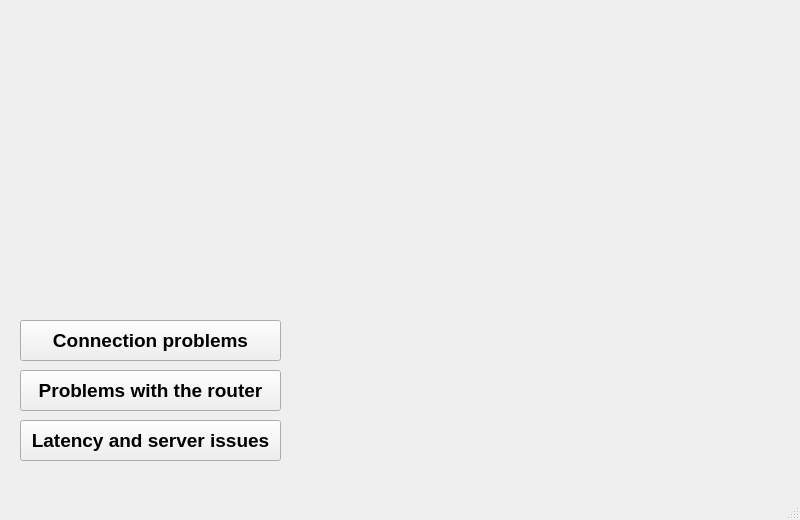
<?xml version="1.0" encoding="UTF-8"?>
<ui version="4.0">
 <class>MainWindow</class>
 <widget class="QMainWindow" name="MainWindow">
  <property name="geometry">
   <rect>
    <x>0</x>
    <y>0</y>
    <width>800</width>
    <height>520</height>
   </rect>
  </property>
  <property name="windowTitle">
   <string>Support service</string>
  </property>
  <widget class="QWidget" name="centralwidget">
   <widget class="QLabel" name="machineLabel">
    <property name="geometry">
     <rect>
      <x>110</x>
      <y>210</y>
      <width>30</width>
      <height>30</height>
     </rect>
    </property>
    <property name="text">
     <string/>
    </property>
   </widget>
   <widget class="QLabel" name="operatorLabel">
    <property name="geometry">
     <rect>
      <x>370</x>
      <y>210</y>
      <width>30</width>
      <height>30</height>
     </rect>
    </property>
    <property name="text">
     <string/>
    </property>
   </widget>
   <widget class="QLabel" name="engineerLabel">
    <property name="geometry">
     <rect>
      <x>650</x>
      <y>210</y>
      <width>30</width>
      <height>30</height>
     </rect>
    </property>
    <property name="text">
     <string/>
    </property>
   </widget>
   <widget class="QLabel" name="label">
    <property name="geometry">
     <rect>
      <x>20</x>
      <y>20</y>
      <width>231</width>
      <height>171</height>
     </rect>
    </property>
    <property name="text">
     <string/>
    </property>
    <property name="pixmap">
     <pixmap resource="resources.qrc">:/resources/images/AnsweringMachine.jpg</pixmap>
    </property>
    <property name="scaledContents">
     <bool>true</bool>
    </property>
   </widget>
   <widget class="QLabel" name="label_2">
    <property name="geometry">
     <rect>
      <x>280</x>
      <y>20</y>
      <width>231</width>
      <height>171</height>
     </rect>
    </property>
    <property name="text">
     <string/>
    </property>
    <property name="pixmap">
     <pixmap resource="resources.qrc">:/resources/images/Operator.jpg</pixmap>
    </property>
    <property name="scaledContents">
     <bool>true</bool>
    </property>
   </widget>
   <widget class="QLabel" name="label_3">
    <property name="geometry">
     <rect>
      <x>540</x>
      <y>20</y>
      <width>231</width>
      <height>171</height>
     </rect>
    </property>
    <property name="text">
     <string/>
    </property>
    <property name="pixmap">
     <pixmap resource="resources.qrc">:/resources/images/Engineer.jpg</pixmap>
    </property>
    <property name="scaledContents">
     <bool>true</bool>
    </property>
   </widget>
   <widget class="QPushButton" name="answeringMachinePushButton">
    <property name="geometry">
     <rect>
      <x>20</x>
      <y>320</y>
      <width>261</width>
      <height>41</height>
     </rect>
    </property>
    <property name="font">
     <font>
      <pointsize>14</pointsize>
      <bold>true</bold>
     </font>
    </property>
    <property name="text">
     <string>Connection problems</string>
    </property>
   </widget>
   <widget class="QPushButton" name="OperatorPushButton">
    <property name="geometry">
     <rect>
      <x>20</x>
      <y>370</y>
      <width>261</width>
      <height>41</height>
     </rect>
    </property>
    <property name="font">
     <font>
      <pointsize>14</pointsize>
      <bold>true</bold>
     </font>
    </property>
    <property name="text">
     <string>Problems with the router</string>
    </property>
   </widget>
   <widget class="QPushButton" name="EngineerPushButton">
    <property name="geometry">
     <rect>
      <x>20</x>
      <y>420</y>
      <width>261</width>
      <height>41</height>
     </rect>
    </property>
    <property name="font">
     <font>
      <pointsize>14</pointsize>
      <bold>true</bold>
     </font>
    </property>
    <property name="text">
     <string>Latency and server issues</string>
    </property>
   </widget>
   <widget class="QLabel" name="resultLabel">
    <property name="geometry">
     <rect>
      <x>370</x>
      <y>320</y>
      <width>401</width>
      <height>41</height>
     </rect>
    </property>
    <property name="font">
     <font>
      <pointsize>14</pointsize>
     </font>
    </property>
    <property name="text">
     <string/>
    </property>
   </widget>
  </widget>
  <widget class="QMenuBar" name="menubar">
   <property name="geometry">
    <rect>
     <x>0</x>
     <y>0</y>
     <width>800</width>
     <height>21</height>
    </rect>
   </property>
  </widget>
  <widget class="QStatusBar" name="statusbar"/>
 </widget>
 <resources>
  <include location="resources.qrc"/>
 </resources>
 <connections/>
</ui>
